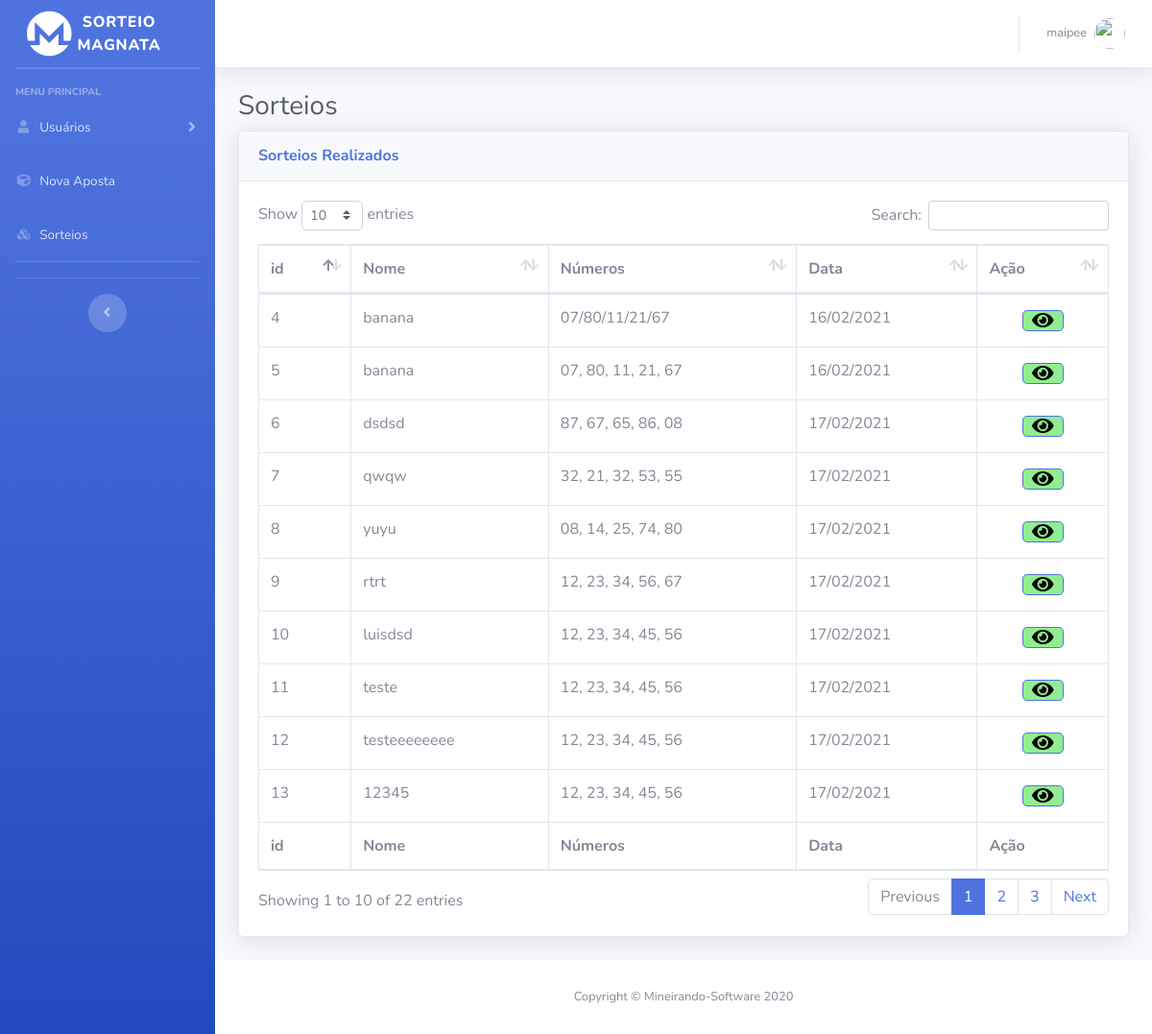
/Sorteios.php (signed in), run on the app's committed database.
### tables this page shows
CREATE TABLE `sorteio` (
  `idsorteio` int(11) NOT NULL,
  `data` varchar(45) NOT NULL,
  `numeros` varchar(45) NOT NULL,
  `nome` varchar(45) NOT NULL,
  `idCriador` int(11) NOT NULL
);

### Sorteios.php (the view, shortened to what this page needs)
<?php
include('php/server.php') ;
  $sort_check_query = 'SELECT * FROM sorteio  ';
  $result = mysqli_query($db,$sort_check_query);
?>
<!DOCTYPE html>
<html lang="pt-br">
<head>
  <link href="vendor/fontawesome-free/css/all.min.css" rel="stylesheet" type="text/css">
  <link href="css/sb-admin-2.min.css" rel="stylesheet">
  <link href="vendor/datatables/dataTables.bootstrap4.min.css" rel="stylesheet">
</head>
<body id="page-top">
  <div id="wrapper">
    <ul class="navbar-nav bg-gradient-primary sidebar sidebar-dark accordion no-print" id="accordionSidebar">
      <a class="sidebar-brand d-flex align-items-center justify-content-center" href="index.php">
        <div class="col">
          <i class="fab fa-monero fa-3x"></i>
        </div>
        <div class="sidebar-brand-text mx-3">Sorteio Magnata</div>
      </a>
      <hr class="sidebar-divider my-0">
      <hr class="sidebar-divider">
      <div class="sidebar-heading">
        Menu Principal
      </div>
        <?php
      if($_SESSION['tipo']=="0"|| $_SESSION['tipo']=="1"){
echo('<li class="nav-item">
<a class="nav-link collapsed" href="#" data-toggle="collapse" data-target="#collapseTwo" aria-expanded="true" aria-controls="collapseTwo">
  <i class="fas fa-fw fa-user"></i>
  <span>Usuários</span>
</a>
<div id="collapseTwo" class="collapse" aria-labelledby="headingTwo" data-parent="#accordionSidebar">
<div class="bg-white py-2 collapse-inner rounded">
  <h6 class="collapse-header">Painel de Usuários:</h6>');
  echo('<a class="collapse-item" href="jogadores.php">Jogadores</a>
</div>
</div></li>');
      }
      ?>
      <li class="nav-item">
        <a class="nav-link" href="novaaposta.php">
          <i class="fas fa-fw fa-cube"></i>
          <span>Nova Aposta</span></a>
      </li>
      <li class="nav-item">
        <a class="nav-link" href="sorteios.php">
          <i class="fas fa-fw fa-cubes"></i>
          <span>Sorteios</span></a>
      </li>
      <hr class="sidebar-divider">
      <hr class="sidebar-divider d-none d-md-block">
      <div class="text-center d-none d-md-inline">
        <button class="rounded-circle border-0" id="sidebarToggle"></button>
      </div>
    </ul>
    <div id="content-wrapper" class="d-flex flex-column">
      <div id="content">
        <nav class="navbar navbar-expand navbar-light bg-white topbar mb-4 static-top shadow">
          <ul class="navbar-nav ml-auto">
              <li class="nav-item dropdown no-arrow">
                <a class="nav-link dropdown-toggle" href="#" id="userDropdown" role="button" data-toggle="dropdown" aria-haspopup="true" aria-expanded="false">
                  <span class="mr-2 d-none d-lg-inline text-gray-600 small"><?php echo $_SESSION['username']; ?></span>
                  <img class="img-profile rounded-circle" src="https://source.unsplash.com/QAB-WJcbgJk/60x60">
                </a>
              </li>
          </ul>
        </nav>
        <div class="container-fluid">
          <h1 class="h3 mb-2 text-gray-800">Sorteios</h1>
          <div class="card shadow mb-4">
            <div class="card-header py-3">
              <h6 class="m-0 font-weight-bold text-primary">Sorteios Realizados</h6>
            </div>
            <div class="card-body">
              <div class="table-responsive">
                <table class="table table-bordered" id="dataTable" width="100%" cellspacing="0">
                  <thead>
                    <tr>
                      <th>id</th>
                      <th>Nome</th>
                      <th>Números</th>
                      <th>Data</th>
                      <th>Ação</th>
                    </tr>
                  </thead>
                  <tfoot>
                    <tr>
                      <th>id</th>
                      <th>Nome</th>
                      <th>Números</th>
                      <th>Data</th>
                      <th>Ação</th>
                    </tr>
                  </tfoot>
                  <tbody>
                  <?php
                   while($row = $result->fetch_assoc()) {
                    echo("<tr>
                    <td>".$row['idsorteio']."</td>
                    <td>".$row['nome']."</td>
                    <td>".$row['numeros']."</td>
                    <td>".$row['data']."</td>
                    <td style='    padding: 0;
                    margin: 0;
                    display: flex;
                    justify-content: center;'>
                  <a class='btn btn-primary btn-icon-split btn-lg mt-3 mb-3 btsalvar'
                  href='ganhadores.php?idsort=".$row['idsorteio']."'
                  style='
                  background-color: lightgreen;
                  color: black;
                  width: 32%;
                  margin: 0px;
                  height: 50%;'><i class='fas fa-eye'></i>
                  </a>
                  </td>
                  </tr>");
                   }
                  ?>
                  </tbody>
                </table>
              </div>
            </div>
          </div>
        </div>
      </div>
      <footer class="sticky-footer bg-white no-print">
        <div class="container my-auto">
          <div class="copyright text-center my-auto">
            <span>Copyright &copy; Mineirando-Software 2020</span>
          </div>
        </div>
      </footer>
    </div>
  </div>
</body>
</html>

### data on the page
sorteio: idsorteio "4", nome "banana", numeros "07/80/11/21/67", data "16/02/2021"
sorteio: idsorteio "5", nome "banana", numeros "07, 80, 11, 21, 67", data "16/02/2021"
sorteio: idsorteio "6", nome "dsdsd", numeros "87, 67, 65, 86, 08", data "17/02/2021"
sorteio: idsorteio "7", nome "qwqw", numeros "32, 21, 32, 53, 55", data "17/02/2021"
sorteio: idsorteio "8", nome "yuyu", numeros "08, 14, 25, 74, 80", data "17/02/2021"
sorteio: idsorteio "9", nome "rtrt", numeros "12, 23, 34, 56, 67", data "17/02/2021"
sorteio: idsorteio "10", nome "luisdsd", numeros "12, 23, 34, 45, 56", data "17/02/2021"
sorteio: idsorteio "11", nome "teste", numeros "12, 23, 34, 45, 56", data "17/02/2021"
sorteio: idsorteio "12", nome "testeeeeeeee", numeros "12, 23, 34, 45, 56", data "17/02/2021"
sorteio: idsorteio "13", nome "12345", numeros "12, 23, 34, 45, 56", data "17/02/2021"

### other printed values
$_SESSION['username'] "maipee"
